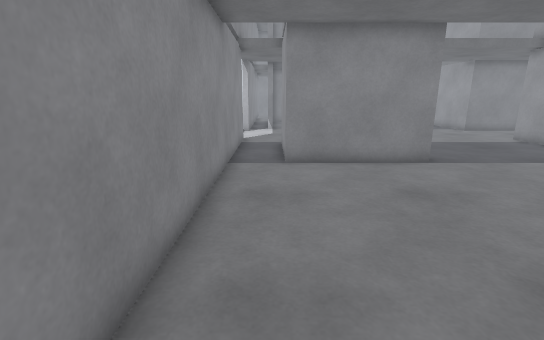
view 1 (above)

24 first-person views from a walk through a robot-simulator world made for Gazebo. The camera is 1.2 m above the floor, tilts 14° down and sees 85° across. The lines on the ground mark 1 m squares. The floor is counted in squares, 0.5 m on a side. Each view is taken from the middle of a square. On the plan, view 1 faces up. The plan holds only what a view shows up to about 18 squares ahead; the rest is blank. The place goes on beyond the plan.

view 2
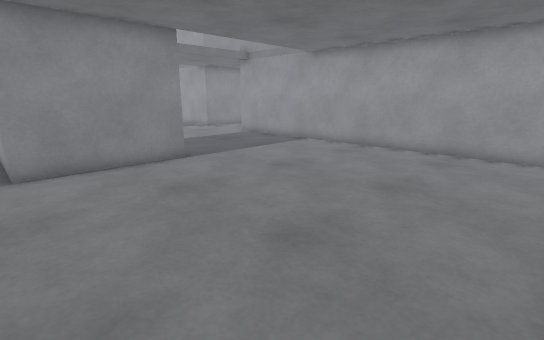

view 3
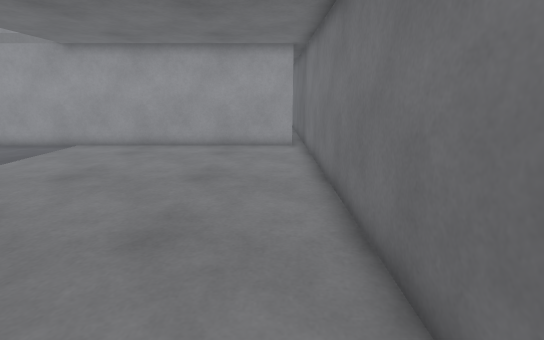

view 4
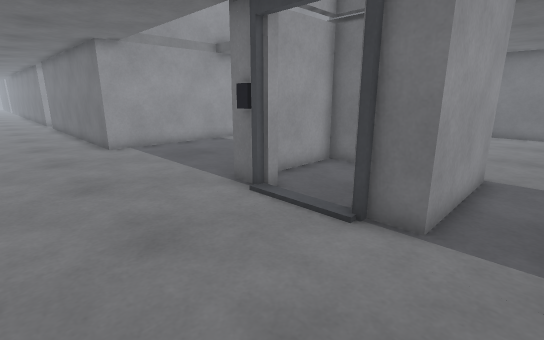

view 5
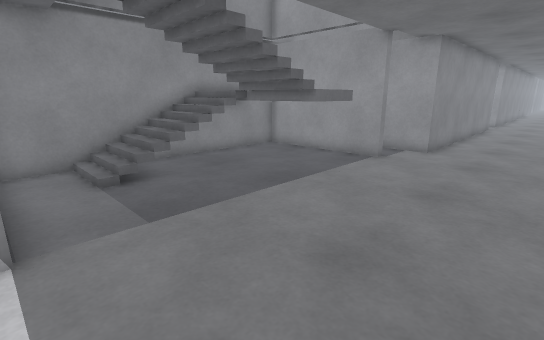

view 6
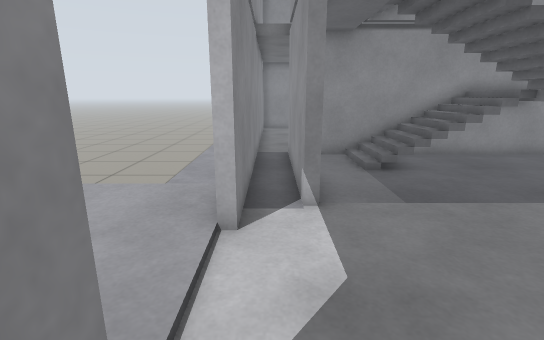

view 7
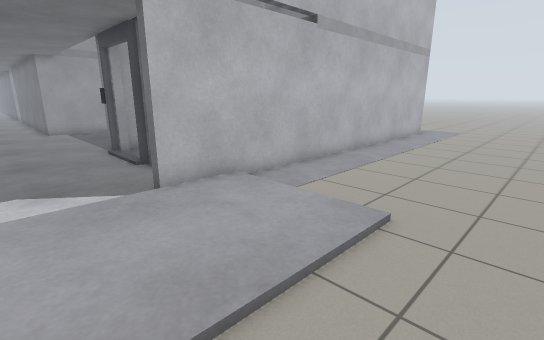

view 8
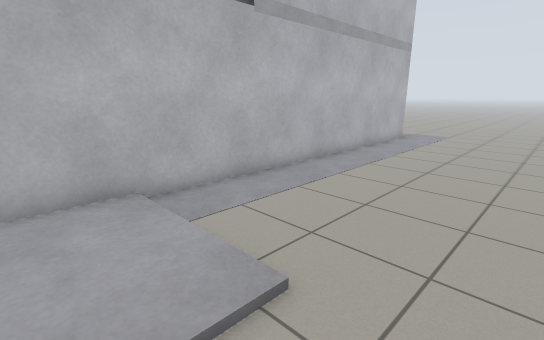

view 9
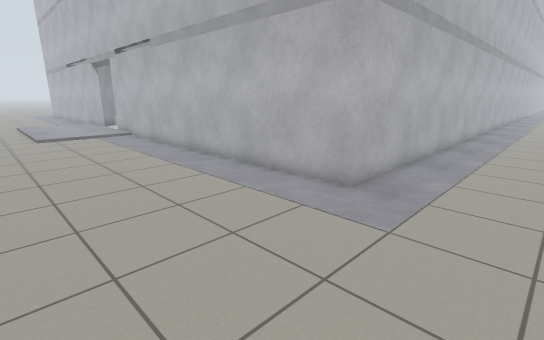

view 10
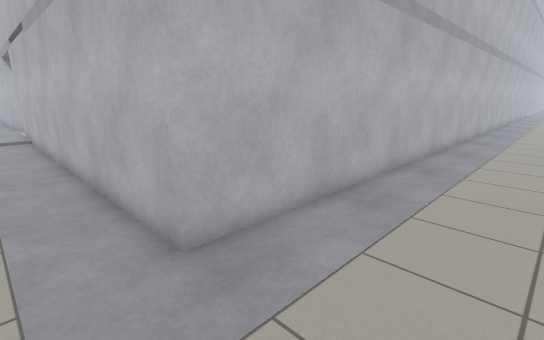

view 11
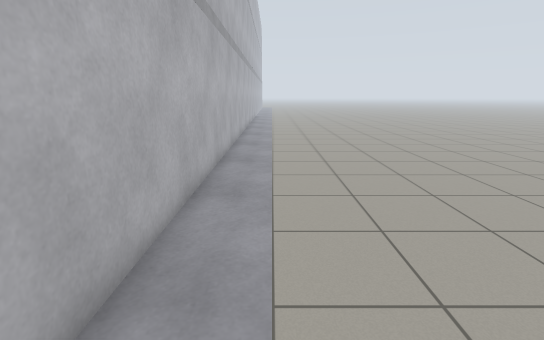

view 12
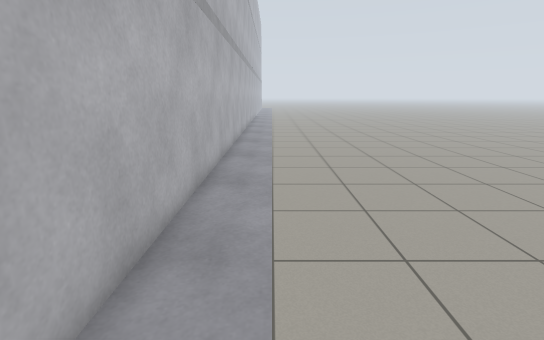

view 13
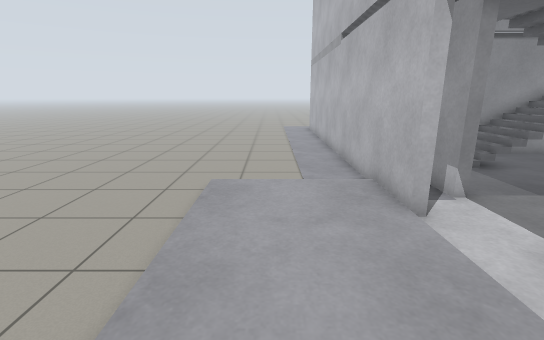

view 14
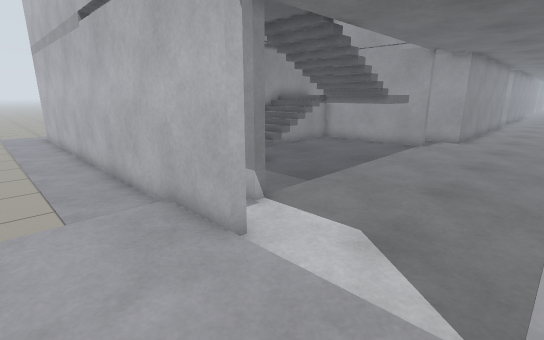

view 15
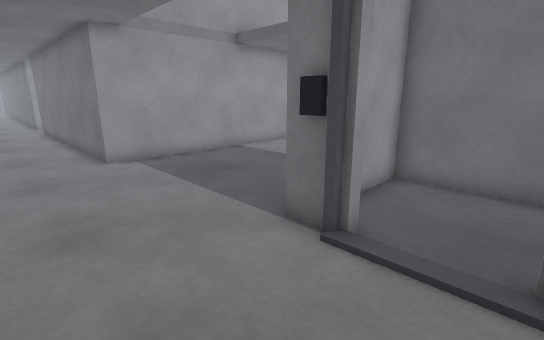

view 16
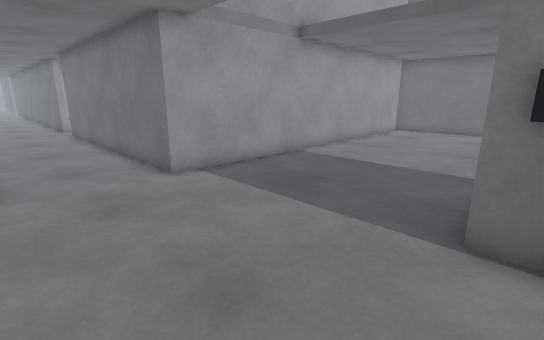

view 17
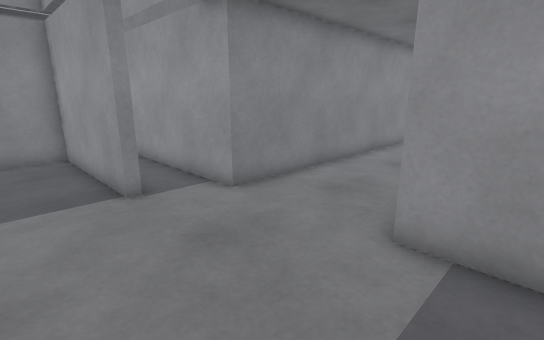

view 18
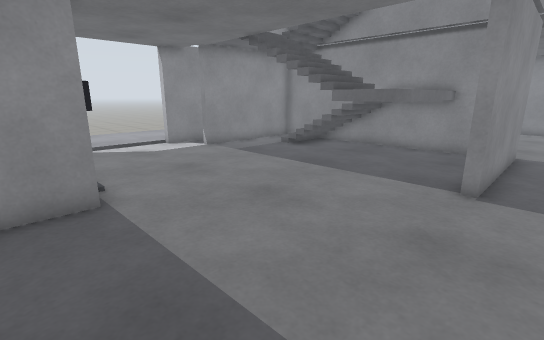

view 19
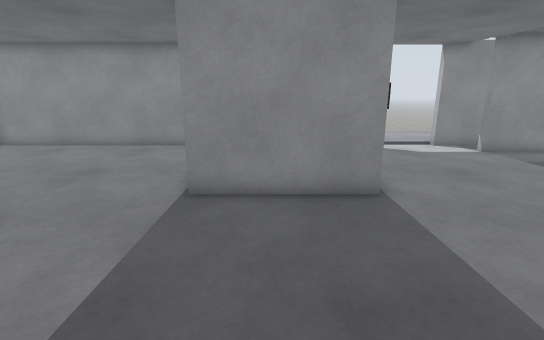

view 20
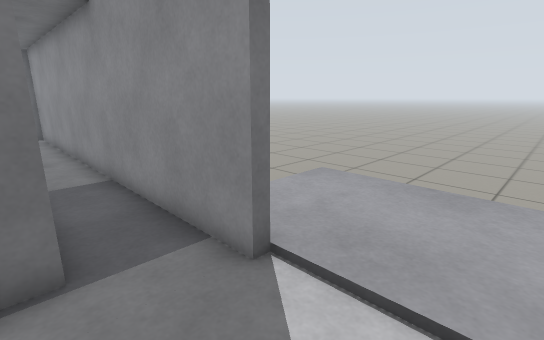

view 21
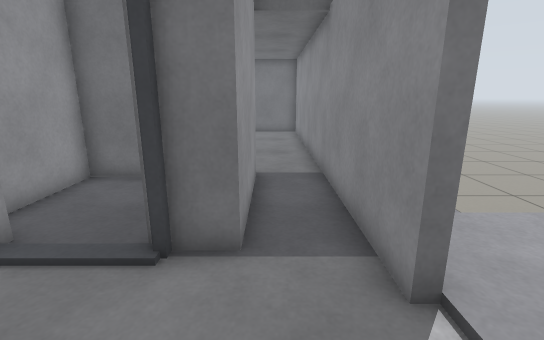

view 22
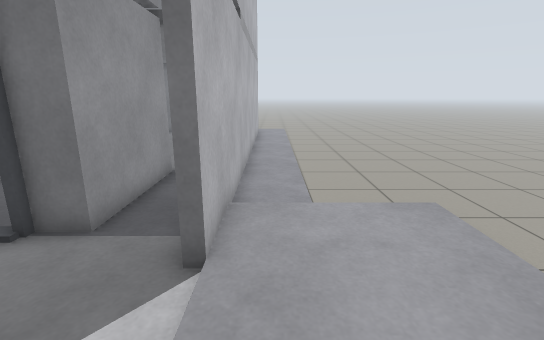

view 23
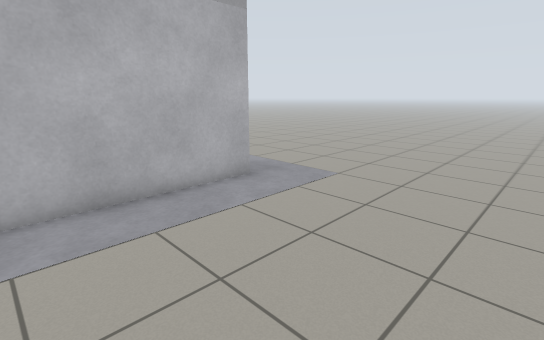

view 24
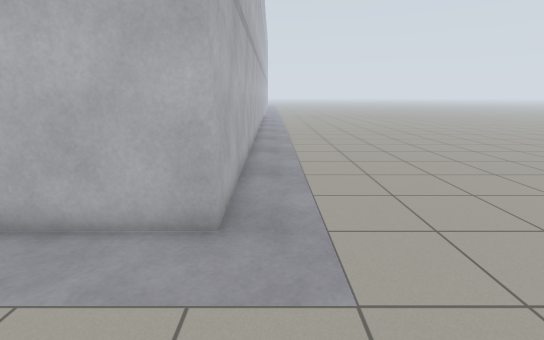

### Floor plan
Key: @ floor where view 1 was taken; # wall or solid block; . main floor; : floor 1.25 m higher than the main floor; / step, stairs or slope; = window, fence, low wall or low ledge; B grey box; P grey post; W white box.
Columns run from 10 left of view 1 to 24 right of it. Each row starts with its distance up from view 1.
 30 ........B..
 29 ........#.#      ### #.
 28 ........#.#######===###.#
 27 ........#.#.///    :.##.#
 26 ........#.#.////// :.##.#
 25 ........#.#..../// :.##.#
 24 ........#.#....    :.##.#
 23 ....    #.#....//  :.##.#
 22 ....    B.........  ....#
 21 ....   .B...............###########
 20 ....    ...........................
 19 ....    ...........................
 18 ....    ...........................
 17 .... .  B...............###########
 16 ....    B.. P..PW.......#
 15 .... .  #.#WW..W#.......#
 14 ........#.##....#.......#
 13 ........#.##....#.......#
 12 ........#.##....#.......#
 11 ........#.#######.......#
 10 ........B...............#
  9 ........B...............#
  8 ........B...............#
  7 ........B...............#
  6 ........B...............#
  5 ........B...............#
  4 ........B...............#
  3 ........B...............#
  2  .......B...............#
  1  .......B...............#
  0  .......B.@.............#
 -1  .......#BBBBBBBBBBBBBBB###########
 -2  ..................................
 -3  ..................................
 -4  ..................................
 -5  ..................................
 -6  ..................................

Where each view was taken, in squares from view 1:
view 1: 0 up, 0 right, facing up
view 2: 0 up, 0 right, facing up-right
view 3: 1 up, 1 left, facing right
view 4: 21 up, 1 left, facing down-right
view 5: 17 up, 0 right, facing up-right
view 6: 16 up, 1 left, facing up
view 7: 20 up, 9 left, facing down-right
view 8: 17 up, 9 left, facing down-right
view 9: 5 down, 9 left, facing up-right
view 10: 5 down, 4 left, facing up-right
view 11: 3 down, 7 right, facing right
view 12: 3 down, 10 right, facing right
view 13: 15 up, 5 left, facing up
view 14: 17 up, 5 left, facing up-right
view 15: 20 up, 2 right, facing down-right
view 16: 21 up, 5 right, facing down-right
view 17: 15 up, 9 right, facing up-right
view 18: 14 up, 13 right, facing up-left
view 19: 13 up, 13 right, facing left
view 20: 20 up, 1 right, facing down-left
view 21: 20 up, 0 right, facing down
view 22: 21 up, 3 left, facing down
view 23: 5 up, 9 left, facing down-right
view 24: 2 down, 7 left, facing right
